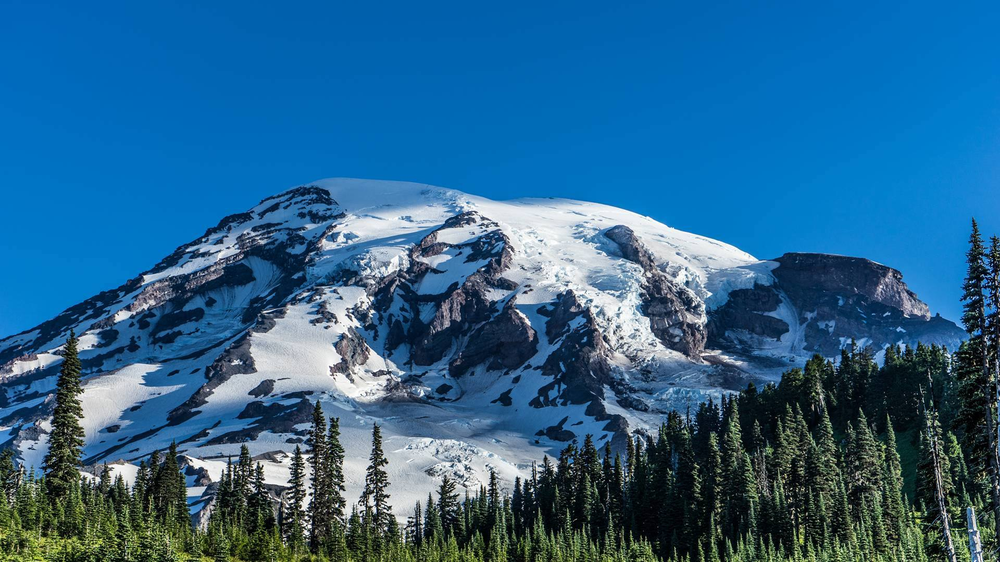
#> input picture image.png, 1000 x 562 px, shrunk from 1920 x 1080 before the run
$ python main.py
#> lines starting #> are read from the running program, lines starting #| are printed output that depends on the picture; long printed decimals are rounded
#!/bin/env python3
import cv2
import numpy as np
import matplotlib.pyplot as plt
from scipy.fft import dctn, idctn


def printGraph(PSNR_array):
    plt.plot(range(1, 5), PSNR_array, marker='o')
    plt.xlabel('m')
    plt.ylabel('PSNR')
    plt.title('m vs PSNR curve')
    plt.savefig('m_vs_PSNR.png')
    plt.show()


def getInput():
    imageName = input("Enter the name of the image file: ")
#> the answer given: image.png
    if imageName == "":
        imageName = "image.png"
    image = cv2.imread(imageName)
#> image is the input picture: shape (562, 1000, 3); mean B, G, R 140.9, 100.5, 42
    for color in range(3):
        coloredImage = np.zeros_like(image)
        coloredImage[:, :, color] = image[:, :, color]
        cv2.imwrite(f"color{color}.png", coloredImage)
#> this loop made 3 passes
#> pass 1, in getInput, `cv2.imwrite(f"color{color}.png", coloredImage)`:
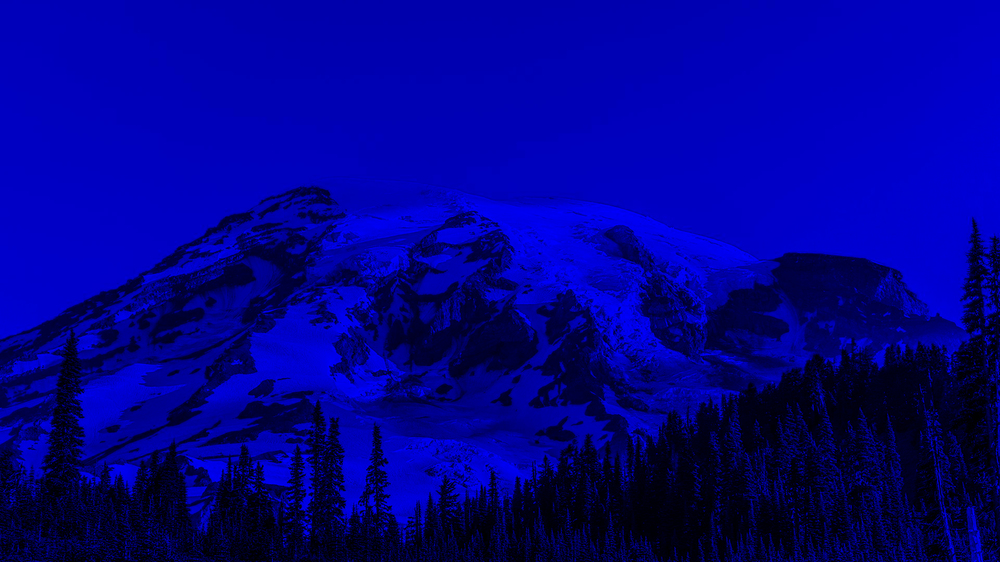
#> saved as color0.png: shape (562, 1000, 3); mean B, G, R 140.9, 0, 0
#> pass 2, in getInput, `cv2.imwrite(f"color{color}.png", coloredImage)`:
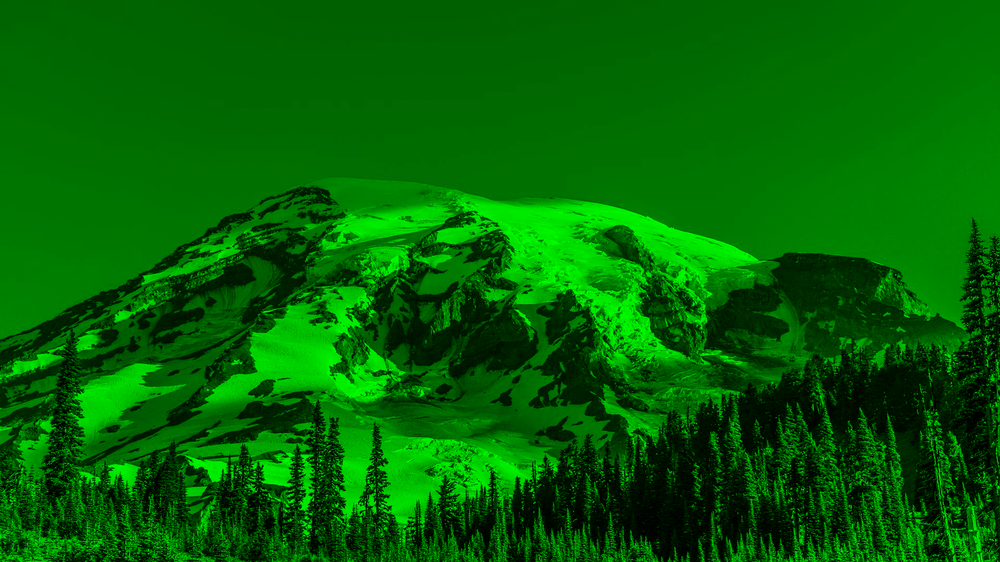
#> saved as color1.png: shape (562, 1000, 3); mean B, G, R 0, 100.5, 0
#> after the loop:
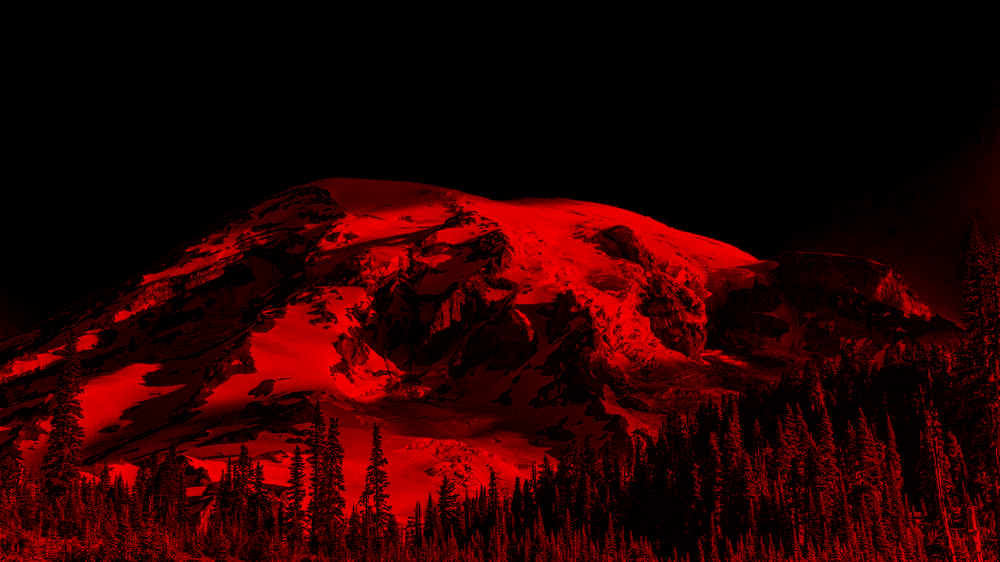
#> coloredImage: shape (562, 1000, 3); mean B, G, R 0, 0, 42
    return image


def main(image, length, width, PSNR_array, m):
    # Initialize the compressed and decompressed images
    compressedImage = np.zeros_like(image)
    decompressedImage = np.zeros_like(image)

    # Compress the image
    for color in range(3):
        channel = image[:, :, color]
        for i in range(0, length, 8):
            for j in range(0, width, 8):
                block = dctn(channel[i:i+8, j:j+8])
                block[m:, :] = 0
                block[:, m:] = 0
                compressedImage[i:i+8, j:j+8, color] = block
                decompressedBlock = idctn(block)
                np.clip(decompressedBlock, 0, 255, out=decompressedBlock)
                decompressedImage[i:i+8, j:j+8, color] = decompressedBlock

    val = cv2.PSNR(image, decompressedImage)
    PSNR_array.append(val)
    print(val)
    cv2.imwrite(f"compressed{m}.png", compressedImage)
    cv2.imwrite(f"decompressed{m}.png", decompressedImage)


if __name__ == "__main__":
    PSNR_array = []
    image = getInput()
    length = image.shape[0]
#> length = 562
    width = image.shape[1]
#> width = 1000
    for m in range(1, 5):
        main(image, length, width, PSNR_array, m)
#> this loop made 4 passes
#> val in main on passes 1 to 4: 19.59, 21.75, 23.45, 25.17
#| 19.590
#| 21.753
#| 23.455
#| 25.169
#> pass 1, in main, `cv2.imwrite(f"compressed{m}.png", compressedImage)`:
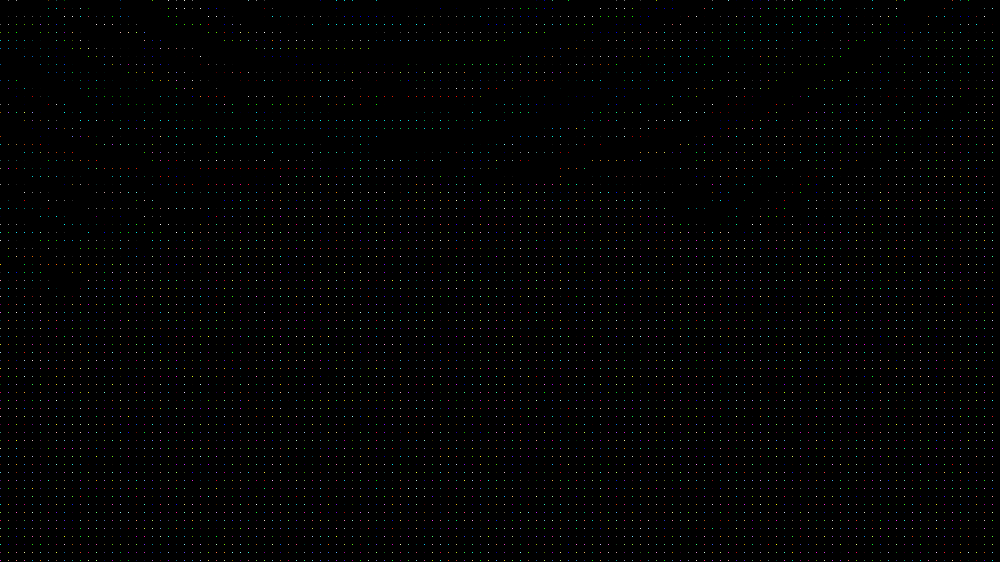
#> saved as compressed1.png: shape (562, 1000, 3); mean B, G, R 1.7, 1.7, 1.6
#> pass 1, in main, `cv2.imwrite(f"decompressed{m}.png", decompressedImage)`:
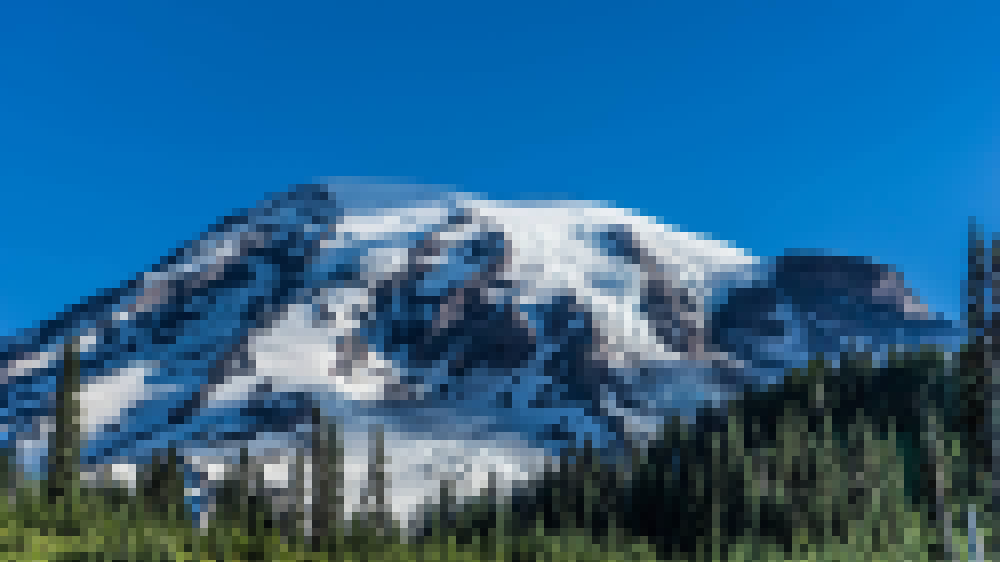
#> saved as decompressed1.png: shape (562, 1000, 3); mean B, G, R 140.5, 100.1, 41.6
#> pass 2, in main (call 2), `cv2.imwrite(f"decompressed{m}.png", decompressedImage)`:
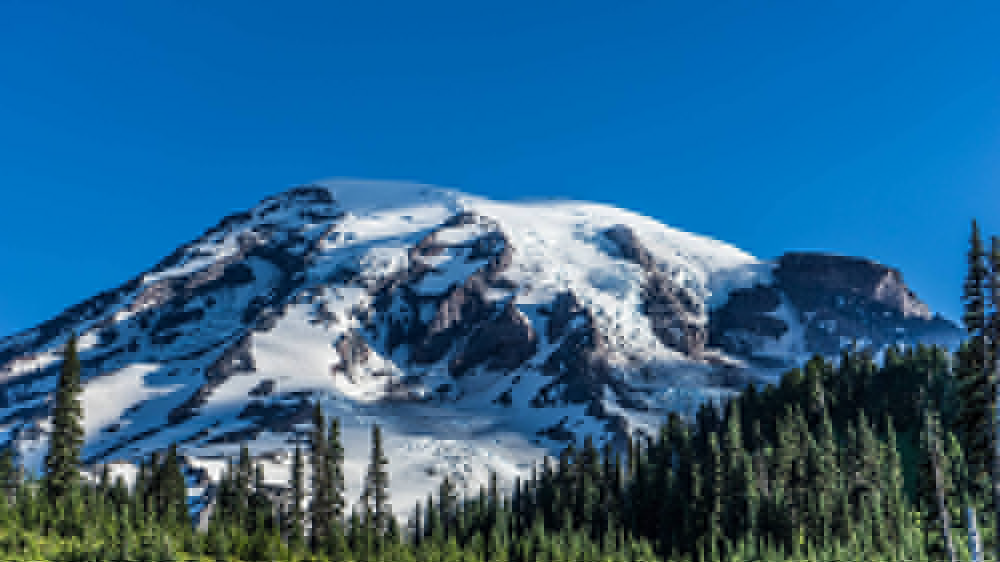
#> saved as decompressed2.png: shape (562, 1000, 3); mean B, G, R 140.5, 100.1, 41.7
    printGraph(PSNR_array)
#> in printGraph, `plt.savefig('m_vs_PSNR.png')`:
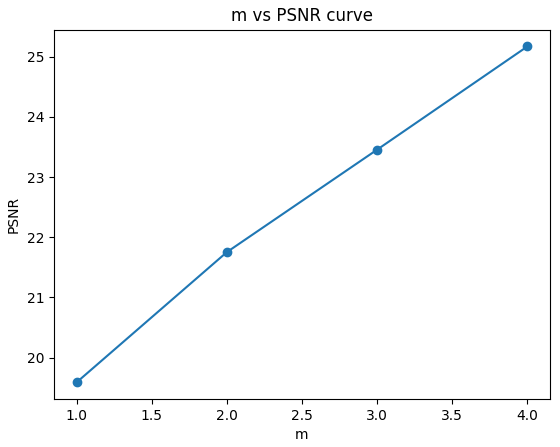
#> figure drawn by matplotlib, 1 panel
